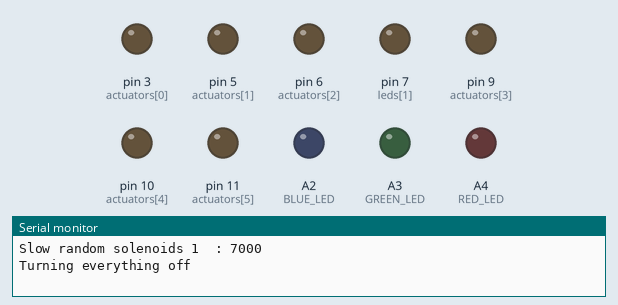
Bench run of a sketch on a simulated Arduino Uno, built with avr-gcc and run on an emulated ATmega328P. On the bench: output pins drawn as LEDs (lit = HIGH), the last lines printed to the serial monitor. Random numbers use the default seed unless the sketch sets one.

Above: at 0.1 s.
At 9.12 s:
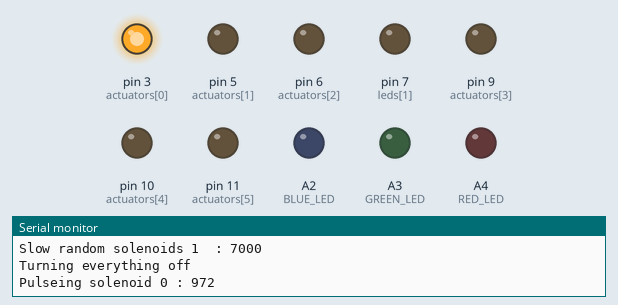
At 32.26 s:
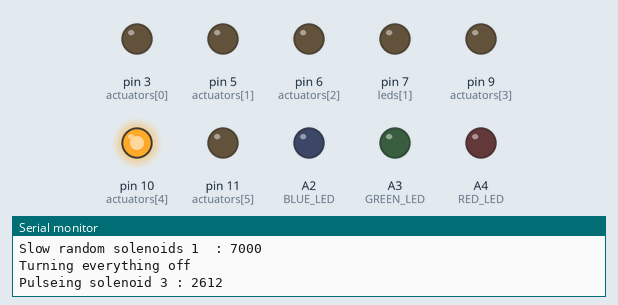
Timing chart, 0 to 34.9 s (numbered marks = the images above):
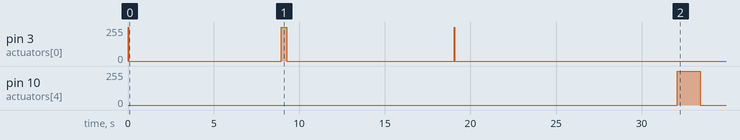

Measured:
- by itself, pin 3 (actuators[0]): 0/255 → 254/255 at 9.0 s, → 0/255 0.28 s later
- by itself, pin 10 (actuators[4]): 0/255 → 254/255 at 32.1 s, → 0/255 1.3 s later

The sketch:

Brigid_Battery_Bots.ino
```cpp
// solenoids need to happen before the motors
// botnum/board type/board num

#define BOOT_TEST 1
#define LED_FEEDBACK 1
#define RED_LED A4
#define GREEN_LED A3
#define BLUE_LED A2
#define NUM_SOLENOIDS 4
#define NUM_LEDS 2
#define NUM_MOTORS 0

// actuator pins
int actuators[] = {
  3, 5, 6, 9, 10, 11
};

int motors[] = {
};

// just the solenoids
int solenoids[] = {
  3, 5, 6, 10
};
// just the leds
int leds[] = {
  11, 7
};

void setup() {
  Serial.begin(57600);
  // interrupt timer parameters
  pinMode(RED_LED, OUTPUT);
  pinMode(GREEN_LED, OUTPUT);
  pinMode(BLUE_LED, OUTPUT);
  digitalWrite(GREEN_LED, HIGH);
  digitalWrite(RED_LED, HIGH);
  digitalWrite(BLUE_LED, LOW);

  for (int i = 0; i < NUM_SOLENOIDS; i++) {
    pinMode(actuators[i], OUTPUT);
    digitalWrite(actuators[i], LOW);
  }
  for (int i = 0; i < NUM_LEDS; i++) {
    pinMode(leds[i], OUTPUT);
    digitalWrite(actuators[i], LOW);
  }
  for (int i = 0; i < NUM_MOTORS; i++) {
    pinMode(motors[i], OUTPUT);
    digitalWrite(actuators[i], LOW);
  }
  digitalWrite(GREEN_LED, LOW);
  digitalWrite(RED_LED, LOW);
}

void allAtOnce(int delayTime){
  Serial.print("All at once : ");
  Serial.print(" : ");
  Serial.println(delayTime);
  // turn everything on at once
  for (int t = 0; t < 6; t++){
    digitalWrite(actuators[t], HIGH);
    delay(1);
  }
  delay(50);
  for (int t = 0; t < 6; t++){
    digitalWrite(actuators[t], LOW);
    delay(1);
  }
  delay(delayTime);
}

void cycleThrough(int delayTime){
  Serial.print("Cycle Through 2 ");
  Serial.print(" : ");
  Serial.println(delayTime);
  for (int i = int(delayTime*0.5); i > 2; i--) {
    for (int t = NUM_MOTORS; t < 6; t++){
      if (random() > 0.6){
        digitalWrite(actuators[t], HIGH);
        delay(i + random(10));
        digitalWrite(actuators[t], LOW);
        delay(delayTime - i);
      }
    }
  }
}

void allOff() {
  // turn everything off
  Serial.println("Turning everything off");
  for (int i; i < NUM_SOLENOIDS; i++) {
    digitalWrite(actuators[i], LOW);
  }
  for (int i; i < NUM_MOTORS; i++) {
    digitalWrite(actuators[NUM_SOLENOIDS + i], LOW);
  }
}

void slowRandomSolenoids1(int delayTime) {
  Serial.print("Slow random solenoids 1 ");
  Serial.print(" : ");
  Serial.println(delayTime);
  if (random() > 0.55){
    float theRandom = random();
    if (theRandom > 0.6 && NUM_SOLENOIDS > 3) {
      digitalWrite(actuators[0], HIGH);
    }
    else if(theRandom > 0.3 && NUM_SOLENOIDS > 1) {
      digitalWrite(actuators[1], HIGH);
    }
    else if(theRandom > 0.15 && NUM_SOLENOIDS > 2) {
      digitalWrite(actuators[2], HIGH);
    }
    else if(theRandom > 0 && NUM_SOLENOIDS > 3) {
      digitalWrite(actuators[3], HIGH);
    }
  }
  delay(40);
  allOff();
  delay(random(delayTime, delayTime*2));
}

void slowRandomSolenoids2(int delayTime) {
  Serial.print("Slow random solenoids 2 ");
  Serial.print(" : ");
  Serial.println(delayTime);
  if (random() > 0.55){
    float theRandom = random();
    if (theRandom > 0.6 && NUM_SOLENOIDS > 3) {
      solenoidHum(0, random(100,400));
    }
    else if(theRandom > 0.3 && NUM_SOLENOIDS > 1) {
      solenoidHum(1, random(100,400));
    }
    else if(theRandom > 0.15 && NUM_SOLENOIDS > 2) {
      solenoidHum(2, random(100,400));
    }
    else if(theRandom > 0 && NUM_SOLENOIDS > 3) {
      solenoidHum(3, random(100,400));
    }
  }
  delay(20);
  allOff();
  delay(random(delayTime*0.25, delayTime*2));
}

void pulseLights(int ledNum, int timeMS){
  Serial.print("Pulseing Lights ");
  Serial.print(ledNum);
  Serial.print(" : ");
  Serial.println(timeMS);
  float delayTime = timeMS / 512;
  for (int power = 0; power < 255; power++) {
    analogWrite(leds[ledNum], power);
    delay(delayTime);
  }
  for (int power = 255; power > -1; power--) {
    analogWrite(leds[ledNum], power);
    delay(delayTime);
  }
}

void solenoidHum(int solenoidNum, int timeMS){
  Serial.print("Pulseing solenoid ");
  Serial.print(solenoidNum);
  Serial.print(" : ");
  Serial.println(timeMS);
  float moddedTime = timeMS * (random() + 0.5);
  float delayTime = timeMS / 512;
  for (int power = 0; power < 255; power++) {
    analogWrite(solenoids[solenoidNum], power);
    delay(delayTime);
  }
  delay(delayTime*10);
  for (int power = 255; power > -1; power--) {
    analogWrite(solenoids[solenoidNum], power);
    delay(delayTime);
  }
}


void loop() {
  if(random(0, 100) < 2){
    for  (int l = 120; l >100; l = l - 3){
      cycleThrough(l);
    }
  }
  slowRandomSolenoids1(7000);
  if (random(0, 100) < 20) {
    pulseLights(0, random(2000, 10000));
  }
  solenoidHum(int(random(4)), random(100, 10000));
  if (random(0, 100) < 20) {
    pulseLights(0, random(2000, 10000));
  }
  slowRandomSolenoids2(7000);
}
```
